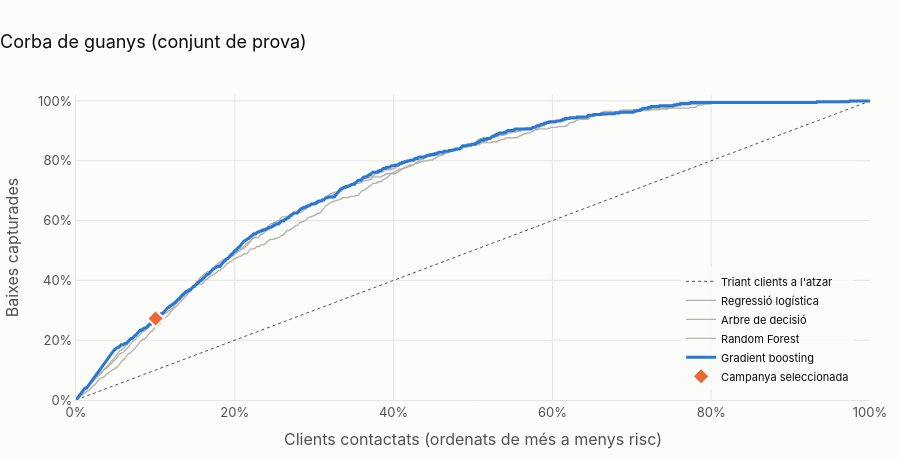

Notebook source saved alongside this figure:
### Markdown cell above
## De la predicció a l'acció: campanya de retenció

Amb un pressupost limitat, l'empresa ordena els clients de més a menys risc i en contacta els
primers. El **lift** mesura quantes vegades més baixes es troben així que triant clients a l'atzar:

$$\text{lift}(k) = \frac{\text{taxa de baixa entre el } k\,\% \text{ contactat}}{\text{taxa de baixa global}}$$

### Code cell
guanys = {nom: corba_guanys(dades["y_te"], p) for nom, p in probs.items()}
fig = fig_guanys(guanys, "Gradient boosting", 0.1, "Corba de guanys (conjunt de prova)")
exportar(fig, "cl_guanys"); fig.show()
pd.DataFrame({f"{pct:.0%}": {nom: campanya(dades["y_te"], p, pct)["baixes_detectades"]
                             for nom, p in probs.items()} for pct in [0.1, 0.2, 0.3]})

### Figure 1 — Plotly figure (JSON) as saved in the notebook; plotly's stock layout.template omitted (floating-point values rounded to 4 significant figures; data arrays with more than 128 entries replaced by an {"elided": "..."} marker saying what was removed)
{"data": [{"hoverinfo": "skip", "line": {"color": "#52514e", "dash": "dot", "width": 1}, "mode": "lines", "name": "Triant clients a l'atzar", "type": "scatter", "x": [0, 1], "y": [0, 1]}, {"hovertemplate": "<b>Regressió logística</b><br>Contactant el %{x:.0%} dels clients<br>es capturen el %{y:.0%} de les baixes<extra></extra>", "line": {"color": "#b4b2a9", "width": 1.3}, "mode": "lines", "name": "Regressió logística", "type": "scatter", "x": {"elided": "1408 float values"}, "y": {"elided": "1408 float values"}}, {"hovertemplate": "<b>Arbre de decisió</b><br>Contactant el %{x:.0%} dels clients<br>es capturen el %{y:.0%} de les baixes<extra></extra>", "line": {"color": "#b4b2a9", "width": 1.3}, "mode": "lines", "name": "Arbre de decisió", "type": "scatter", "x": {"elided": "1408 float values"}, "y": {"elided": "1408 float values"}}, {"hovertemplate": "<b>Random Forest</b><br>Contactant el %{x:.0%} dels clients<br>es capturen el %{y:.0%} de les baixes<extra></extra>", "line": {"color": "#b4b2a9", "width": 1.3}, "mode": "lines", "name": "Random Forest", "type": "scatter", "x": {"elided": "1408 float values"}, "y": {"elided": "1408 float values"}}, {"hovertemplate": "<b>Gradient boosting</b><br>Contactant el %{x:.0%} dels clients<br>es capturen el %{y:.0%} de les baixes<extra></extra>", "line": {"color": "#2a78d6", "width": 3}, "mode": "lines", "name": "Gradient boosting", "type": "scatter", "x": {"elided": "1408 float values"}, "y": {"elided": "1408 float values"}}, {"hovertemplate": "Campanya: %{x:.0%} contactats → %{y:.0%} de les baixes<extra></extra>", "marker": {"color": "#eb6834", "line": {"color": "#fcfcfb", "width": 2}, "size": 13, "symbol": "diamond"}, "mode": "markers", "name": "Campanya seleccionada", "type": "scatter", "x": [0.1002], "y": [0.2727]}], "layout": {"font": {"color": "#52514e", "family": "Inter, Segoe UI, sans-serif", "size": 13}, "height": 460, "hoverlabel": {"bgcolor": "white", "font": {"color": "#0b0b0b"}}, "legend": {"bgcolor": "rgba(252,252,251,0.85)", "font": {"color": "#0b0b0b", "size": 11}, "orientation": "v", "x": 0.98, "xanchor": "right", "y": 0.03, "yanchor": "bottom"}, "margin": {"b": 60, "l": 60, "r": 30, "t": 95}, "paper_bgcolor": "#fcfcfb", "plot_bgcolor": "#fcfcfb", "separators": ",.", "title": {"font": {"color": "#0b0b0b", "size": 18}, "text": "Corba de guanys (conjunt de prova)", "x": 0, "xanchor": "left"}, "xaxis": {"gridcolor": "#e6e5e0", "linecolor": "#e6e5e0", "range": [0, 1], "tickformat": ".0%", "title": {"font": {"color": "#52514e"}, "text": "Clients contactats (ordenats de més a menys risc)"}, "zeroline": false}, "yaxis": {"gridcolor": "#e6e5e0", "linecolor": "#e6e5e0", "range": [0, 1.02], "tickformat": ".0%", "title": {"font": {"color": "#52514e"}, "text": "Baixes capturades"}, "zeroline": false}}}
